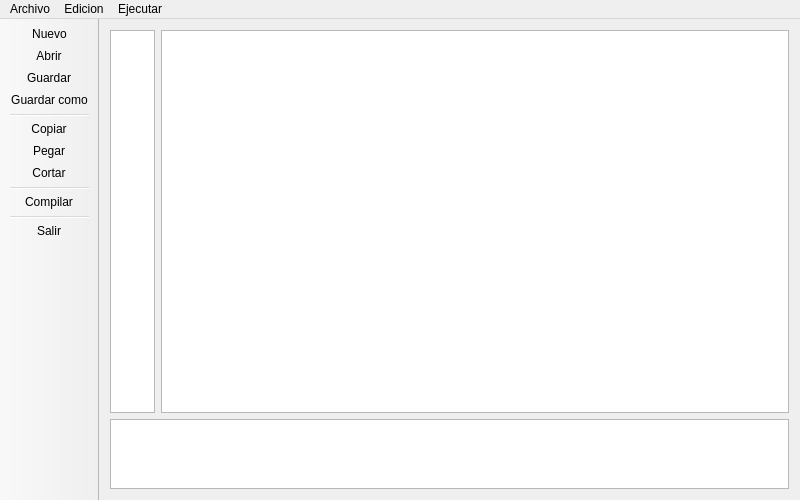
<?xml version="1.0" encoding="UTF-8"?>
<ui version="4.0">
 <class>MainWindow</class>
 <widget class="QMainWindow" name="MainWindow">
  <property name="geometry">
   <rect>
    <x>0</x>
    <y>0</y>
    <width>800</width>
    <height>500</height>
   </rect>
  </property>
  <property name="palette">
   <palette>
    <active>
     <colorrole role="WindowText">
      <brush brushstyle="SolidPattern">
       <color alpha="255">
        <red>177</red>
        <green>162</green>
        <blue>208</blue>
       </color>
      </brush>
     </colorrole>
    </active>
    <inactive>
     <colorrole role="WindowText">
      <brush brushstyle="SolidPattern">
       <color alpha="255">
        <red>177</red>
        <green>162</green>
        <blue>208</blue>
       </color>
      </brush>
     </colorrole>
    </inactive>
    <disabled>
     <colorrole role="WindowText">
      <brush brushstyle="SolidPattern">
       <color alpha="96">
        <red>164</red>
        <green>166</green>
        <blue>168</blue>
       </color>
      </brush>
     </colorrole>
    </disabled>
   </palette>
  </property>
  <property name="windowTitle">
   <string>Interprete</string>
  </property>
  <property name="windowIcon">
   <iconset resource="iconos.qrc">
    <normaloff>:/new/prefix1/appIcon.png</normaloff>:/new/prefix1/appIcon.png</iconset>
  </property>
  <widget class="QWidget" name="centralWidget">
   <layout class="QGridLayout" name="gridLayout">
    <item row="0" column="0">
     <widget class="QPlainTextEdit" name="contadorDeLineas">
      <property name="minimumSize">
       <size>
        <width>45</width>
        <height>0</height>
       </size>
      </property>
      <property name="maximumSize">
       <size>
        <width>45</width>
        <height>16777215</height>
       </size>
      </property>
      <property name="verticalScrollBarPolicy">
       <enum>Qt::ScrollBarAlwaysOff</enum>
      </property>
      <property name="horizontalScrollBarPolicy">
       <enum>Qt::ScrollBarAlwaysOff</enum>
      </property>
      <property name="readOnly">
       <bool>true</bool>
      </property>
     </widget>
    </item>
    <item row="0" column="1">
     <widget class="QPlainTextEdit" name="editorDeTexto">
      <property name="horizontalScrollBarPolicy">
       <enum>Qt::ScrollBarAlwaysOff</enum>
      </property>
     </widget>
    </item>
    <item row="1" column="0" colspan="2">
     <widget class="QPlainTextEdit" name="resultadosDeCompilacion">
      <property name="minimumSize">
       <size>
        <width>0</width>
        <height>70</height>
       </size>
      </property>
      <property name="maximumSize">
       <size>
        <width>16777215</width>
        <height>70</height>
       </size>
      </property>
      <property name="readOnly">
       <bool>true</bool>
      </property>
     </widget>
    </item>
   </layout>
  </widget>
  <widget class="QMenuBar" name="menuBar">
   <property name="geometry">
    <rect>
     <x>0</x>
     <y>0</y>
     <width>800</width>
     <height>20</height>
    </rect>
   </property>
   <widget class="QMenu" name="menuArchivo">
    <property name="title">
     <string>Archivo</string>
    </property>
    <addaction name="actionNuevo"/>
    <addaction name="actionAbrir"/>
    <addaction name="actionGuardar"/>
    <addaction name="actionGuardar_como"/>
    <addaction name="separator"/>
    <addaction name="actionSalir"/>
   </widget>
   <widget class="QMenu" name="menuEdicion">
    <property name="title">
     <string>Edicion</string>
    </property>
    <addaction name="actionDeshacer"/>
    <addaction name="actionRehacer"/>
    <addaction name="actionCopiar"/>
    <addaction name="actionPegar"/>
    <addaction name="actionCortar"/>
   </widget>
   <widget class="QMenu" name="menuEjecutar">
    <property name="title">
     <string>Ejecutar</string>
    </property>
    <addaction name="actionCompilar"/>
   </widget>
   <addaction name="menuArchivo"/>
   <addaction name="menuEdicion"/>
   <addaction name="menuEjecutar"/>
  </widget>
  <widget class="QToolBar" name="mainToolBar">
   <property name="movable">
    <bool>false</bool>
   </property>
   <property name="iconSize">
    <size>
     <width>30</width>
     <height>30</height>
    </size>
   </property>
   <attribute name="toolBarArea">
    <enum>LeftToolBarArea</enum>
   </attribute>
   <attribute name="toolBarBreak">
    <bool>false</bool>
   </attribute>
   <addaction name="actionNuevo"/>
   <addaction name="actionAbrir"/>
   <addaction name="actionGuardar"/>
   <addaction name="actionGuardar_como"/>
   <addaction name="separator"/>
   <addaction name="actionCopiar"/>
   <addaction name="actionPegar"/>
   <addaction name="actionCortar"/>
   <addaction name="separator"/>
   <addaction name="actionCompilar"/>
   <addaction name="separator"/>
   <addaction name="actionSalir"/>
  </widget>
  <action name="actionAbrir">
   <property name="icon">
    <iconset resource="iconos.qrc">
     <normaloff>:/new/prefix1/abrir.png</normaloff>:/new/prefix1/abrir.png</iconset>
   </property>
   <property name="text">
    <string>Abrir</string>
   </property>
   <property name="shortcut">
    <string>Ctrl+A</string>
   </property>
  </action>
  <action name="actionGuardar">
   <property name="icon">
    <iconset resource="iconos.qrc">
     <normaloff>:/new/prefix1/guardar.png</normaloff>:/new/prefix1/guardar.png</iconset>
   </property>
   <property name="text">
    <string>Guardar</string>
   </property>
   <property name="shortcut">
    <string>Ctrl+G</string>
   </property>
  </action>
  <action name="actionGuardar_como">
   <property name="icon">
    <iconset resource="iconos.qrc">
     <normaloff>:/new/prefix1/guardar_como.png</normaloff>:/new/prefix1/guardar_como.png</iconset>
   </property>
   <property name="text">
    <string>Guardar como...</string>
   </property>
  </action>
  <action name="actionNuevo">
   <property name="icon">
    <iconset resource="iconos.qrc">
     <normaloff>:/new/prefix1/nuevo.png</normaloff>:/new/prefix1/nuevo.png</iconset>
   </property>
   <property name="text">
    <string>Nuevo</string>
   </property>
   <property name="shortcut">
    <string>Ctrl+N</string>
   </property>
  </action>
  <action name="actionSalir">
   <property name="icon">
    <iconset resource="iconos.qrc">
     <normaloff>:/new/prefix1/cerrar.png</normaloff>:/new/prefix1/cerrar.png</iconset>
   </property>
   <property name="text">
    <string>Salir</string>
   </property>
  </action>
  <action name="actionDeshacer">
   <property name="icon">
    <iconset>
     <normaloff>:/new/prefix1/deshacer.png</normaloff>:/new/prefix1/deshacer.png</iconset>
   </property>
   <property name="text">
    <string>Deshacer</string>
   </property>
   <property name="shortcut">
    <string>Ctrl+Z</string>
   </property>
  </action>
  <action name="actionRehacer">
   <property name="icon">
    <iconset>
     <normaloff>:/new/prefix1/rehacer.png</normaloff>:/new/prefix1/rehacer.png</iconset>
   </property>
   <property name="text">
    <string>Rehacer</string>
   </property>
   <property name="shortcut">
    <string>Ctrl+Y</string>
   </property>
  </action>
  <action name="actionCopiar">
   <property name="icon">
    <iconset resource="iconos.qrc">
     <normaloff>:/new/prefix1/copiar.png</normaloff>:/new/prefix1/copiar.png</iconset>
   </property>
   <property name="text">
    <string>Copiar</string>
   </property>
   <property name="shortcut">
    <string>Ctrl+C</string>
   </property>
  </action>
  <action name="actionPegar">
   <property name="icon">
    <iconset resource="iconos.qrc">
     <normaloff>:/new/prefix1/pegar.png</normaloff>:/new/prefix1/pegar.png</iconset>
   </property>
   <property name="text">
    <string>Pegar</string>
   </property>
   <property name="shortcut">
    <string>Ctrl+V</string>
   </property>
  </action>
  <action name="actionCortar">
   <property name="icon">
    <iconset resource="iconos.qrc">
     <normaloff>:/new/prefix1/cortar.png</normaloff>:/new/prefix1/cortar.png</iconset>
   </property>
   <property name="text">
    <string>Cortar</string>
   </property>
   <property name="shortcut">
    <string>Ctrl+X</string>
   </property>
  </action>
  <action name="actionCompilar">
   <property name="icon">
    <iconset resource="iconos.qrc">
     <normaloff>:/new/prefix1/compilar.png</normaloff>:/new/prefix1/compilar.png</iconset>
   </property>
   <property name="text">
    <string>Compilar</string>
   </property>
  </action>
 </widget>
 <layoutdefault spacing="6" margin="11"/>
 <resources>
  <include location="iconos.qrc"/>
 </resources>
 <connections/>
</ui>
